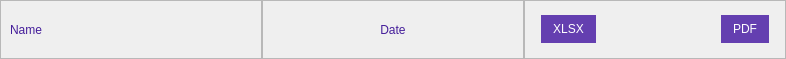
<?xml version="1.0" encoding="UTF-8"?>
<ui version="4.0">
 <class>Form</class>
 <widget class="QWidget" name="Form">
  <property name="geometry">
   <rect>
    <x>0</x>
    <y>0</y>
    <width>786</width>
    <height>59</height>
   </rect>
  </property>
  <property name="windowTitle">
   <string>Form</string>
  </property>
  <property name="styleSheet">
   <string notr="true">#Form {
	border: 1px solid rgb(130, 130, 130);
}
QLabel{
	color: rgb(68, 29, 154);
	font: 14pt &quot;Roboto&quot;;
}</string>
  </property>
  <layout class="QHBoxLayout" name="horizontalLayout" stretch="1,1,1">
   <property name="spacing">
    <number>0</number>
   </property>
   <property name="leftMargin">
    <number>0</number>
   </property>
   <property name="topMargin">
    <number>0</number>
   </property>
   <property name="rightMargin">
    <number>0</number>
   </property>
   <property name="bottomMargin">
    <number>0</number>
   </property>
   <item>
    <widget class="QFrame" name="frame">
     <property name="frameShape">
      <enum>QFrame::StyledPanel</enum>
     </property>
     <property name="frameShadow">
      <enum>QFrame::Raised</enum>
     </property>
     <layout class="QVBoxLayout" name="verticalLayout">
      <item>
       <widget class="QLabel" name="lbl_name">
        <property name="text">
         <string>Name</string>
        </property>
        <property name="alignment">
         <set>Qt::AlignLeading|Qt::AlignLeft|Qt::AlignVCenter</set>
        </property>
       </widget>
      </item>
     </layout>
    </widget>
   </item>
   <item>
    <widget class="QFrame" name="frame_2">
     <property name="frameShape">
      <enum>QFrame::StyledPanel</enum>
     </property>
     <property name="frameShadow">
      <enum>QFrame::Raised</enum>
     </property>
     <layout class="QVBoxLayout" name="verticalLayout_2">
      <item>
       <widget class="QLabel" name="lbl_date">
        <property name="text">
         <string>Date</string>
        </property>
        <property name="alignment">
         <set>Qt::AlignCenter</set>
        </property>
       </widget>
      </item>
     </layout>
    </widget>
   </item>
   <item>
    <widget class="QFrame" name="frame_3">
     <property name="styleSheet">
      <string notr="true">QPushButton{
color: white;
background-color: rgb(100, 63, 176);
border: none;
border-radius: 16;
padding: 7;
padding-left: 12;
padding-right: 12;
	font: 500 16pt &quot;Roboto Medium&quot;;
}
QPushButton:hover{
	background-color: rgb(115, 74, 206);
}
QPushButton:hover:pressed{
	color: rgb(68, 29, 154);
	background-color: white;
}</string>
     </property>
     <property name="frameShape">
      <enum>QFrame::StyledPanel</enum>
     </property>
     <property name="frameShadow">
      <enum>QFrame::Raised</enum>
     </property>
     <layout class="QHBoxLayout" name="horizontalLayout_2">
      <property name="leftMargin">
       <number>16</number>
      </property>
      <property name="rightMargin">
       <number>16</number>
      </property>
      <item>
       <widget class="QPushButton" name="pb_excel">
        <property name="text">
         <string>XLSX</string>
        </property>
       </widget>
      </item>
      <item>
       <spacer name="horizontalSpacer">
        <property name="orientation">
         <enum>Qt::Horizontal</enum>
        </property>
        <property name="sizeHint" stdset="0">
         <size>
          <width>89</width>
          <height>20</height>
         </size>
        </property>
       </spacer>
      </item>
      <item>
       <widget class="QPushButton" name="pb_pdf">
        <property name="text">
         <string>PDF</string>
        </property>
       </widget>
      </item>
     </layout>
    </widget>
   </item>
  </layout>
 </widget>
 <resources/>
 <connections/>
</ui>
